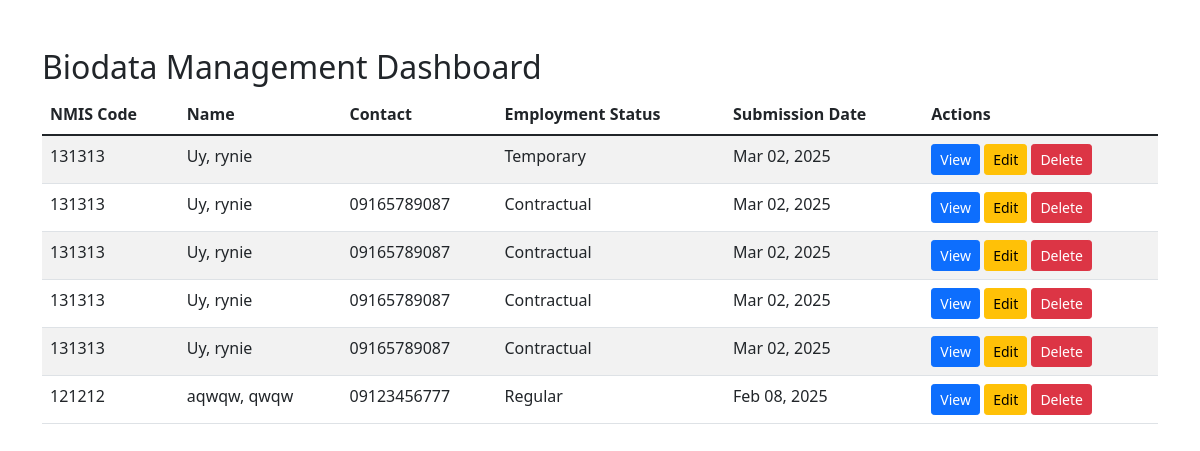
Page /admin/admin_dashboard.php (signed in) on the earlier database version.
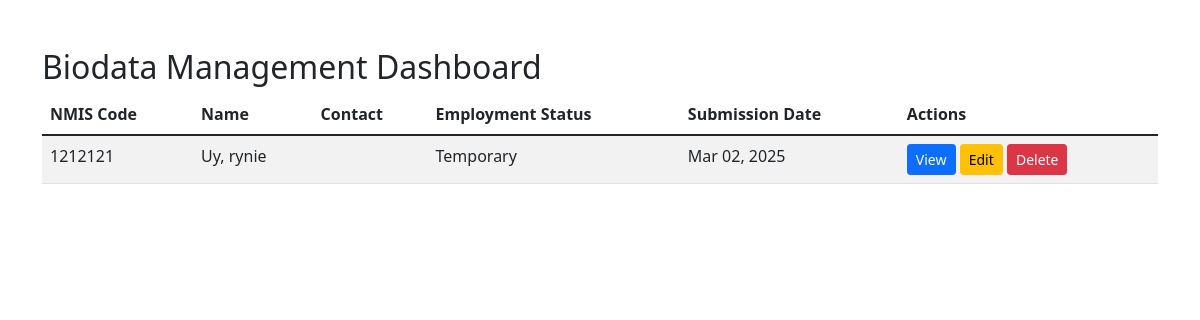
Same page on the later database version.
### tables this page shows
CREATE TABLE `users` (
  `id` int(11) NOT NULL,
  `nmis_code` varchar(20) DEFAULT NULL,
  `nmis_entry` int(255) DEFAULT NULL,
  `lastname` varchar(50) DEFAULT NULL,
  `firstname` varchar(50) DEFAULT NULL,
  `middlename` varchar(50) DEFAULT NULL,
  `address_street` varchar(100) DEFAULT NULL,
  `address_barangay` varchar(100) DEFAULT NULL,
  `address_district` varchar(255) DEFAULT NULL,
  `address_city` varchar(100) DEFAULT NULL,
  `address_province` varchar(100) DEFAULT NULL,
  `address_region` varchar(10) DEFAULT NULL,
  `address_zip` varchar(10) DEFAULT NULL,
  `address_boxNo` varchar(255) DEFAULT NULL,
  `sex` enum('Male','Female') DEFAULT NULL,
  `civil_status` enum('Single','Married','Widowed','Separated') DEFAULT NULL,
  `contact_number` varchar(20) DEFAULT NULL,
  `tel_number` varchar(255) DEFAULT NULL,
  `email` varchar(100) DEFAULT NULL,
  `fax_number` varchar(255) DEFAULT NULL,
  `other_contact` varchar(255) DEFAULT NULL,
  `fax` varchar(255) DEFAULT NULL,
  `employment_type` enum('Employed','Self-employed','Unemployed') DEFAULT NULL,
  `employment_status` enum('Probationary','Regular','Permanent','Contractual','Temporary') DEFAULT NULL,
  `birthdate` date DEFAULT NULL,
  `birth_place` varchar(100) DEFAULT NULL,
  `citizenship` varchar(50) DEFAULT NULL,
  `religion` varchar(50) DEFAULT NULL,
  `height` decimal(5,2) DEFAULT NULL,
  `weight` decimal(5,2) DEFAULT NULL,
  `blood_type` varchar(5) DEFAULT NULL,
  `sss_no` varchar(20) DEFAULT NULL,
  `gsis_no` varchar(20) DEFAULT NULL,
  `tin_no` varchar(20) DEFAULT NULL,
  `distinguish_marks` varchar(255) DEFAULT NULL,
  `created_at` timestamp NOT NULL DEFAULT current_timestamp()
);

### admin/admin_dashboard.php (the view, shortened to what this page needs)
<?php
require_once __DIR__ . '/../connections/config.php';
$stmt = $pdo->query("SELECT * FROM users ORDER BY created_at DESC");
$records = $stmt->fetchAll(PDO::FETCH_ASSOC);
?>
<!DOCTYPE html>
<html lang="en">
<head>
    <link href="https://cdn.jsdelivr.net/npm/bootstrap@5.1.3/dist/css/bootstrap.min.css" rel="stylesheet">
</head>
<body>
<div class="container mt-5">
    <h2>Biodata Management Dashboard</h2>
    <div class="table-responsive">
        <table class="table table-striped">
            <thead>
                <tr>
                    <th>NMIS Code</th>
                    <th>Name</th>
                    <th>Contact</th>
                    <th>Employment Status</th>
                    <th>Submission Date</th>
                    <th>Actions</th>
                </tr>
            </thead>
            <tbody>
                <?php foreach ($records as $record): ?>
                <tr>
                    <td><?php echo htmlspecialchars($record['nmis_code']); ?></td>
                    <td><?php echo htmlspecialchars($record['lastname'] . ', ' . $record['firstname']); ?></td>
                    <td><?php echo htmlspecialchars($record['contact_number']); ?></td>
                    <td><?php echo htmlspecialchars($record['employment_status']); ?></td>
                    <td><?php echo date('M d, Y', strtotime($record['created_at'])); ?></td>
                    <td>
                        <a href="view.php?id=<?php echo $record['id']; ?>" class="btn btn-sm btn-primary">View</a>
                        <a href="edit.php?id=<?php echo $record['id']; ?>" class="btn btn-sm btn-warning">Edit</a>
                        <form method="POST" action="crud/delete.php" style="display:inline;">
                            <button type="submit" class="btn btn-sm btn-danger" onclick="return confirm('Are you sure you want to delete this record?')">Delete</button>
                        </form>
                    </td>
                </tr>
                <?php endforeach; ?>
            </tbody>
        </table>
    </div>
</div>
</body>
</html>

Differences in the rows shown:
removed users: nmis_code "131313", lastname+firstname "Uy, rynie", employment_status "Temporary", created_at "Mar 02, 2025"
removed users: nmis_code "131313", lastname+firstname "Uy, rynie", contact_number "09165789087", employment_status "Contractual", created_at "Mar 02, 2025"
removed users: nmis_code "131313", lastname+firstname "Uy, rynie", contact_number "09165789087", employment_status "Contractual", created_at "Mar 02, 2025"
removed users: nmis_code "131313", lastname+firstname "Uy, rynie", contact_number "09165789087", employment_status "Contractual", created_at "Mar 02, 2025"
removed users: nmis_code "131313", lastname+firstname "Uy, rynie", contact_number "09165789087", employment_status "Contractual", created_at "Mar 02, 2025"
removed users: nmis_code "121212", lastname+firstname "aqwqw, qwqw", contact_number "09123456777", employment_status "Regular", created_at "Feb 08, 2025"
added users: nmis_code "1212121", lastname+firstname "Uy, rynie", employment_status "Temporary", created_at "Mar 02, 2025"
